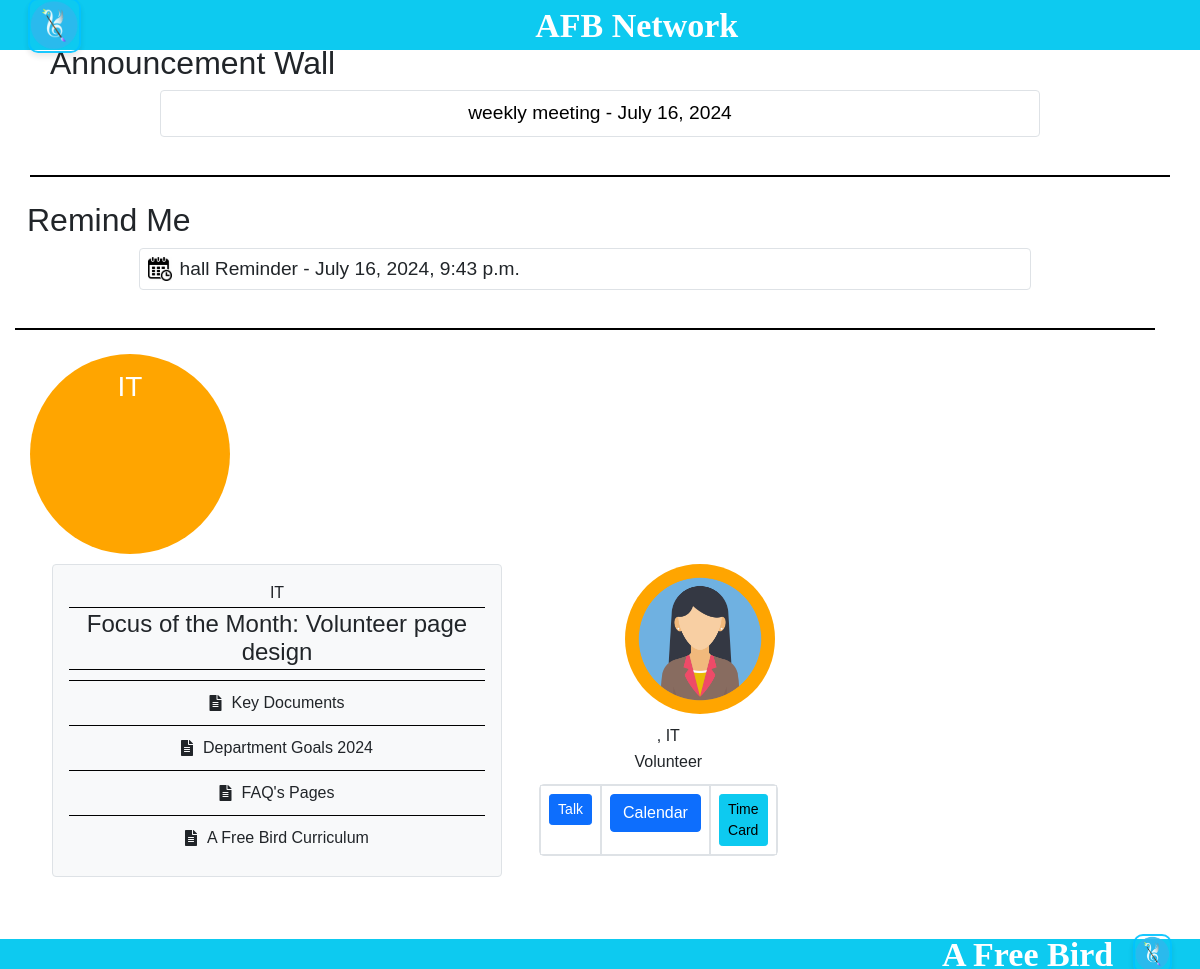
Before: / with the older database file.
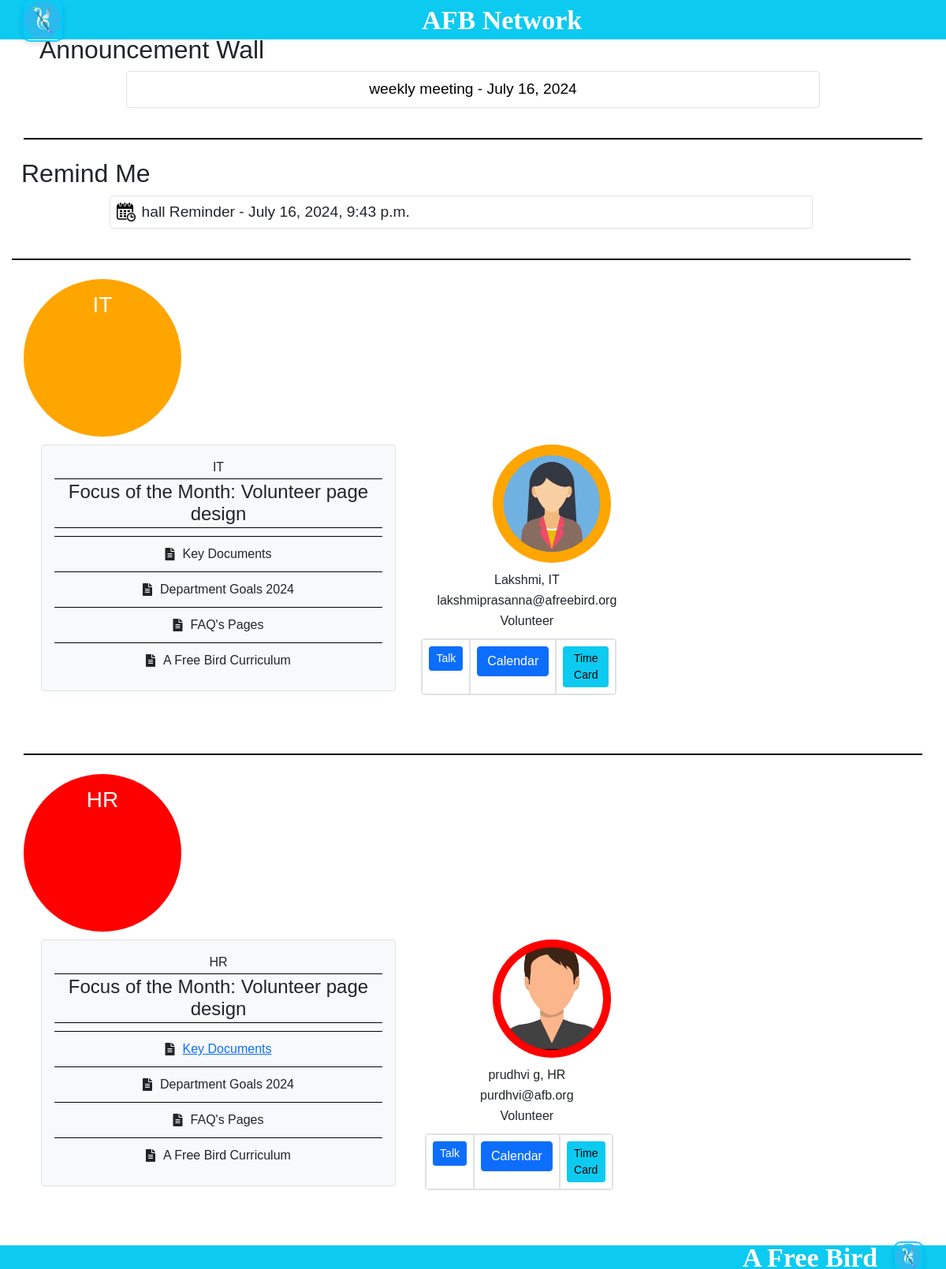
After: the same page with the newer database file.
### afb_network/models.py (models this page shows, shortened)
class Announcement(models.Model):
    title = models.CharField(max_length=255)
    content = models.TextField()
    date = models.DateField()

class Reminder(models.Model):
    event_title = models.CharField(max_length=255,default="Reminder")
    remind_at = models.DateTimeField()

class Department(models.Model):
    name = models.CharField(max_length=100)
    description = models.TextField()
    key_documents = models.FileField(upload_to='department_documents/', blank=True, null=True)  # Changed to FileField
    goals= models.FileField(upload_to='department_goals/', blank=True, null=True)  # Changed to FileField
    faqs= models.FileField(upload_to='department_faqs/', blank=True, null=True)  # Changed to FileField
    curriculum= models.FileField(upload_to='department_curriculum/', blank=True, null=True)  # Changed to FileField

class EmployeeProfile(models.Model):
    user = models.OneToOneField(User, on_delete=models.CASCADE)
    position = models.CharField(max_length=100)
    bio = models.TextField()
    start_date = models.DateField(blank=True, null=True)
    end_date = models.DateField(blank=True, null=True)
    department = models.ForeignKey(Department, on_delete=models.CASCADE)  # Changed from CharField to ForeignKey
    image = models.ImageField(upload_to='profile_images/', blank=True, null=True)  # Add this line

### afb_network/views.py (the view)
# urls.py: path('', views.profile_page, name='profile'),
def profile_page(request):
    departments = Department.objects.all()
    profiles = EmployeeProfile.objects.select_related('user', 'department').all()
    announcements = Announcement.objects.all()
    reminders = Reminder.objects.all()
    groups = Group.objects.all()
    context = {
        'departments': departments,
        'profiles': profiles,
        'announcements': announcements,
        'reminders': reminders,
        'groups': groups,
    }
    return render(request, 'profile_list.html', context)

### afb_network/source/templates/profile_list.html (shortened to what this page needs)
{% load static %}
<!DOCTYPE html>
<html lang="en">
<head>
    <link href="https://stackpath.bootstrapcdn.com/bootstrap/5.1.0/css/bootstrap.min.css" rel="stylesheet">
    <link rel="stylesheet" href="https://cdnjs.cloudflare.com/ajax/libs/font-awesome/5.15.3/css/all.min.css">
    <link href="{% static 'css/profile.css' %}" rel="stylesheet">
    <link href="{% static 'css/dashboard.css' %}" rel="stylesheet">
    <link href='https://cdn.jsdelivr.net/npm/fullcalendar@5.11.0/main.min.css' rel='stylesheet' />
</head>
<body>
    <header class="d-flex align-items-center justify-content-between bg-info text-white p-2">
        <img src="{% static 'images/logo.png' %}" alt="Logo" class="logo">
        <div class="title">AFB Network</div>
    </header>
    <section id="announcement" class="container my-4">
        <h2 class="text-dark">Announcement Wall</h2>
        <div class="announcements">
            {% for announcement in announcements %}
            <div class="announcement bg-white border rounded p-2 mb-2">
                <div class="announcement-text">
                    <p>{{ announcement.title }} - {{ announcement.date }}</p>
                </div>
            </div>
            {% endfor %}
        </div>
    </section>
    <section id="remind-me" class="container my-4">
        <h2>Remind Me</h2>
        <div class="reminder-container">
            {% for reminder in reminders %}
            <div class="reminder d-flex align-items-center bg-white border rounded p-2 mb-2">
                <img src="{% static 'images/calendar_icon.jpg' %}" alt="Calendar Icon" class="calendar-icon me-2">
                {{ reminder.event_title }} - {{ reminder.remind_at }}
            </div>
            {% endfor %}
        </div>
    </section>
    {% for department in departments %}
    <section id="department-{{ department.name|lower }}" class="container my-4">
        <div class="department-section row">
            <div class="department-bubble col-12 col-md-3 text-center p-3 {{ department.name|lower }}">
                <h3>{{ department.name }}</h3>
            </div>
            <div class="department-content col-12 col-md-9">
                <div class="department-details bg-light border rounded p-3 mb-3">
                    <p>{{ department.name }}</p>
                    <h4>Focus of the Month: {{ department.focus_of_the_month }} Volunteer page design</h4>
                    <div class="document-fields">
                        <div class="section">
                            <i class="fas fa-file-alt"></i>
                            {% if department.key_documents %}
                            <a href="{{ department.key_documents.url }}" target="_blank">Key Documents</a>
                            {% else %}
                            Key Documents
                            {% endif %}
                        </div>
                        <div class="section">
                            <i class="fas fa-file-alt"></i>
                            {% if department.goals %}
                            <a href="{{ department.goals.url }}" target="_blank">Department Goals 2024</a>
                            {% else %}
                            Department Goals 2024
                            {% endif %}
                        </div>
                        <div class="section">
                            <i class="fas fa-file-alt"></i>
                            {% if department.faqs %}
                            <a href="{{ department.faqs.url }}" target="_blank">FAQ's Pages</a>
                            {% else %}
                            FAQ's Pages
                            {% endif %}
                        </div>
                        <div class="section">
                            <i class="fas fa-file-alt"></i>
                            {% if department.curriculum %}
                            <a href="{{ department.curriculum.url }}" target="_blank">A Free Bird Curriculum</a>
                            {% else %}
                            A Free Bird Curriculum
                            {% endif %}
                        </div>
                    </div>
                </div>
                <div class="user-profiles row">
                    {% for profile in department.employeeprofile_set.all %}
                    <div class="user-profile col-6 col-md-4 col-lg-3 text-center mb-4">
                        <div class="bubble {{ department.name|lower }} mx-auto"
                            data-username="{{ profile.user.username }}" data-email="{{ profile.user.email }}"
                            data-startdate="{{ profile.start_date }}" data-enddate="{{ profile.end_date }}">
                            {% if profile.image %}
                            <img src="{{ profile.image.url }}" alt="Profile Image" class="profile-image">
                            {% else %}
                            <img src="{% static 'images/default.png' %}" alt="Profile Image" class="profile-image">
                            {% endif %}
                        </div>
                        <div class="user-info mt-2">
                            <p class="user-name">{{ profile.user.get_full_name }}, {{ department.name }}</p>
                            <p class="user-email">{{ profile.user.email }}</p>
                            <p class="user-position">{{ profile.position }}</p>
                            <div class="employee-options-container">
                                <div class="employee-option">
                                    <a href="{% url 'talk_url_name' profile.user.id %}"
                                        class="btn btn-primary btn-sm">Talk</a>
                                </div>
                                <div class="employee-option">
                                    <a href="{% url 'user_calendar' user.id %}" class="btn btn-primary">Calendar</a>
                                </div>
                                <div class="employee-option">
                                    <a href="{% url 'time_card_url_name' profile.user.id %}"
                                        class="btn btn-info btn-sm">Time Card</a>
                                </div>
                            </div>
                        </div>
                    </div>
                    {% endfor %}
                </div>
            </div>
        </div>
    </section>
    {% endfor %}
    <footer class="d-flex align-items-center justify-content-between bg-info text-white p-2">
        <div class="title">A Free Bird</div>
        <img src="{% static 'images/logo.png' %}" alt="Logo" class="logo">
    </footer>
</body>
</html>

### afb_network/source/static/css/profile.css (style rules this page uses)
body { font-family: Arial, sans-serif; margin: 0; padding: 0; }
header { background-color: #00c3ff; padding: 10px 0; color: white; display: flex; align-items: center; justify-content: space-between; width: 100%; height: 50px; }
header > div.title { flex-grow: 1; text-align: center; font-size: 34px; font-family: 'Lucida Handwriting', cursive; font-weight: bolder; margin: 0 auto; }
.logo { margin-left: 20px; height: 55px; width: auto; border: 2px solid #00c3ff; border-radius: 10px; box-shadow: 0 4px 6px rgba(0, 0, 0, 0.1); opacity: 0.9; }
.title { font-size: 24px; font-weight: bold; }
section { width: 100%; margin: 0; padding: 0; box-sizing: border-box; border-bottom: 2px solid black; padding-bottom: 20px; margin-bottom: 20px; }
.announcements, .reminder-container { display: flex; flex-direction: column; align-items: center; margin-bottom: 10px; }
.announcement, .reminder { align-items: center; padding: 10px; margin-bottom: 10px; width: 80%; background-color: white; border-radius: 5px; text-align: center; font-size: larger; }
#announcement-wall, #remind-me, #departments { margin: 15px; line-height: 20px; }
#announcement { padding: 20px; margin-top: 40px; }
.announcement-text p { margin: 0; color: black; }
footer { background-color: #00c3ff; padding: 10px 0; color: white; display: flex; align-items: center; justify-content: space-between; width: 100%; height: 30px; }
footer .logo { margin-right: 20px; height: 40px; }
footer > div.title { flex-grow: 1; text-align: right; font-size: 34px; font-family: 'Lucida Handwriting', cursive; font-weight: bolder; margin: 0; }
header, footer { position: fixed; left: 0; width: 100%; z-index: 1000; }
header { top: 0; }
footer { bottom: 0; }
.department-section { display: flex; flex-direction: column; margin-bottom: 30px; }
.user-info { text-align: center; margin-left: 10px; }
.user-info p { margin: 2px 0; font-size: 1rem; margin-left: 20px; }
.calendar-icon { vertical-align: middle; margin-right: 5px; width: 24px; height: auto; }
.department-details { border: 1px solid; padding: 2px; margin: 10px 0; background-color: #f9f9f9; box-shadow: none; width: 350px; margin-left: 10px; }
.department-details h4, .department-details p { border-bottom: 1px solid black; padding-bottom: 2px; margin-bottom: 2px; margin-left: 0px; text-align: center; }
.department-details > :last-child { border-bottom: none; }
.department-content { display: flex; align-items: flex-start; }
.department-details { flex: 0 0 450px; }
.department-details .section { border-top: 1px solid black; padding-top: 10px; margin-top: 10px; display: flex; align-items: center; justify-content: center; margin-bottom: 10px; }
.department-details .section i, .department-details .section span { display: block; }
.department-details .section i { margin-right: 10px; flex-shrink: 0; }
.user-profiles { display: flex; flex-wrap: wrap; gap: 20px; justify-content: space-evenly; }
.user-profile { margin: 10px; display: flex; flex-direction: column; align-items: center; position: relative; flex: 0 1 calc(18% - 20px); }
.employee-option { border: 1px solid #dee2e6; padding: 8px; text-align: center; }
.employee-options-container { display: flex; justify-content: space-around; border: 1px solid #dee2e6; border-radius: 5px; margin-top: 10px; }

### afb_network/source/static/css/dashboard.css (style rules this page uses)
.department-section { display: flex; align-items: flex-start; margin-bottom: 30px; }
.department-bubble { width: 200px; height: 200px; border-radius: 50%; color: white; text-align: center; line-height: 100px; margin-right: 20px; }
.bubble, .department-bubble { animation: bubbleMove 3s ease-in-out infinite; }
.bubble { padding: 10px; width: 150px; height: 150px; border-radius: 50%; background-color: white; color: black; text-align: center; flex-shrink: 0; gap: 20px; }
.bubble img { width: 100%; height: 100%; border-radius: 50%; object-fit: cover; }
.it { background-color: orange; }
.hr { background-color: red; }
.announcement { display: flex; align-items: center; justify-content: flex-start; margin-bottom: 20px; }
.announcement-text { flex-grow: 1; text-align: center; }

Changed rows visible on the page:
changed through a linked row, EmployeeProfile: user.get_full_name (not shown) → "Lakshmi"; user.email (not shown) → "lakshmiprasanna@afreebird.org"
added Department: name "HR", goals "Department Goals 2024", faqs "FAQ's Pages", curriculum "A Free Bird Curriculum"
added EmployeeProfile: image (picture), user.get_full_name "prudhvi g", user.email "purdhvi@afb.org", position "Volunteer", shown under "HR"
